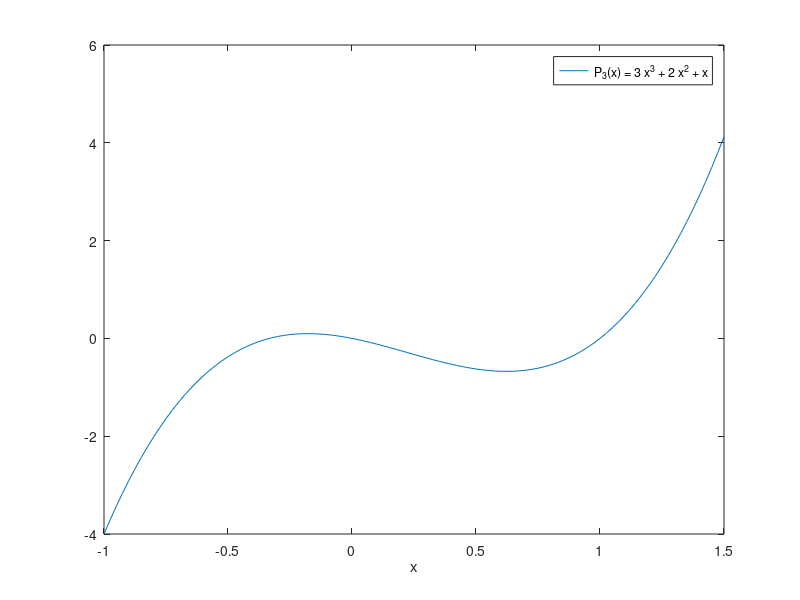
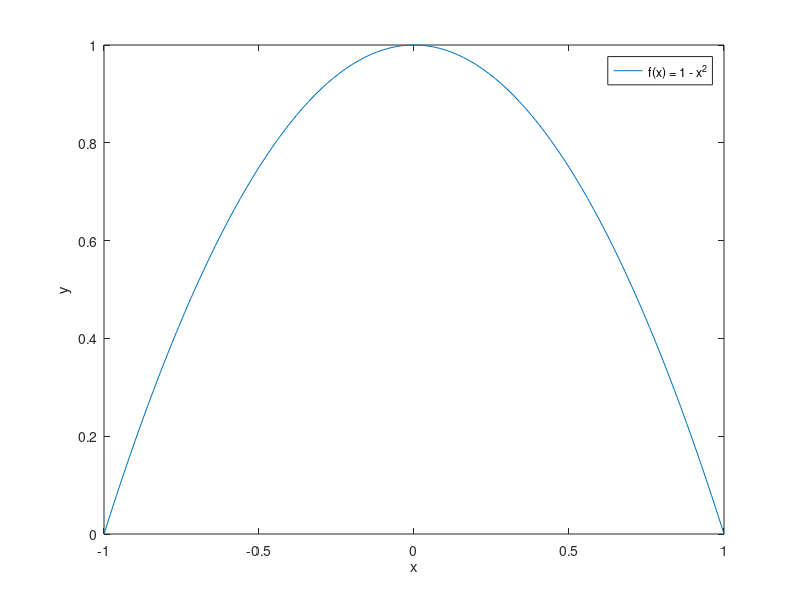
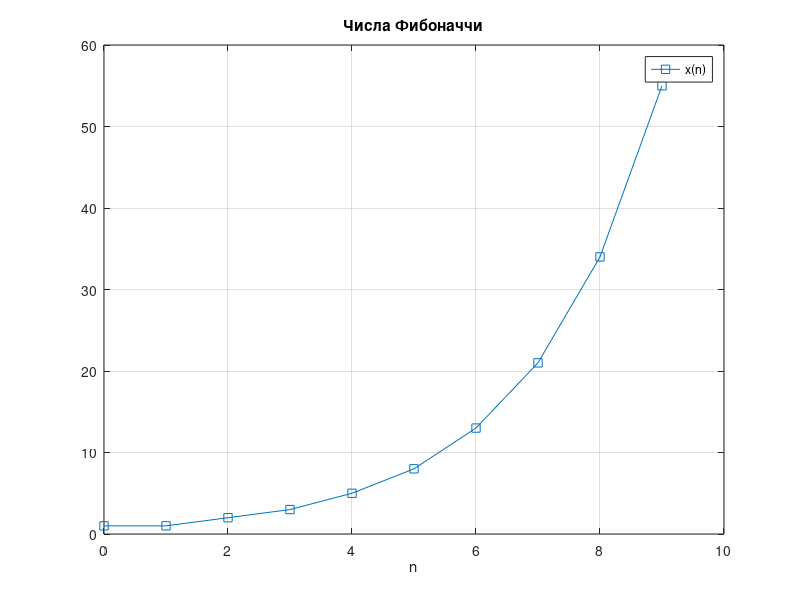
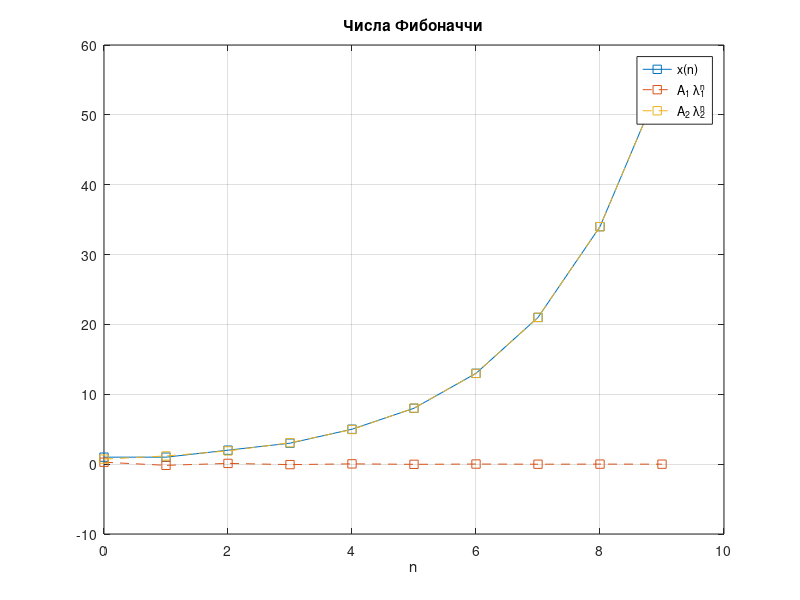

Recreate these plots in MATLAB, in order.
%% Введение в Matlab
% Семинар №1,
% 8 сентября 2021г.

%% Контакты
% *Александр Андреевич Шемендюк* , аспирант _Университета Лозанны_
% 
% |email| : alex.shemendyuk@gmail.com
% 
% |Telegram group 1| : <https://t.me/joinchat/7Z-aSaJibahlYTM0>
% 
% |Telegram group 2| : <https://t.me/joinchat/_GwyE8FqVKZlOThk>
% 

%% Установка Матлаба
% 
% Информация по *установке* Матлаба для студентов НИУ ВШЭ доступна по ссылке:
% <https://www.hse.ru/ma/finmarket/blackboard/379023917.html>
% 
% *Шпаргалки* (CheatSheats) по Матлабу: 
% <https://hub.exponenta.ru/post/shpargalka-po-bazovym-funktsiyam-matlab414 на русском>, 
% <https://www.mathworks.com/matlabcentral/fileexchange/47533-cheatsheet-pdf на английском>.

%% Запуск и настройка
% Настройки Матлаба досупны в разделе Preferences.
% 
% <<../Figures/fig1_preferences_find.PNG>>
% 
% Самые практичные разделы: 
% 
% # *Display* : для удобного отображения окна с кодом
% # *Fonts* : для изменение размера шрифта
% 
% <<../Figures/fig2_preferences_suggested.PNG>>
% 
%% Переменные и операции над ними
% Создадим две переменные и проведем некоторые операции над ними.
a = 2; % Этот знак используется для комментариев
b = pi; % Число $\pi$

a + b
b/a
sqrt(a)
disp(a^5)

%%
% Используйте команду |clear| , чтобы удалить все переменные из рабочего
% пространства ( _Workspace_ ).
whos    % Отобразяться все доступные переменные
clear   % или можно: clear all
whos    % Переменных больше нет, отображаться нечему

%% 
% Команда |clc| очищает коммандное окно ( _Command Window_ )
clc

%% Комплексные числа
% *Инициализация* комплексных чисел
z_1 = complex(2, 3) % Re(z_1) = 2, Im(z_1) = 3
z_2 = 3 + 4i
z_3 = 2*exp(1i * pi/3)

%%
% *Модуль* и *аргумент* комплексного числа

% num2str(z) -- трансформирует число z в формат "строка"
disp(['Модуль z_3: ' num2str(abs(z_3))])
disp(['Аргумент z_3: ' num2str(angle(z_3))])
disp(['pi/3 = ' num2str(pi/3)])

%% График многочлена
% Пусть задан многочлен степени $n$
% 
% $$P_n(x) = p_n x^n + p_{n-1} x^{n-1} + \ldots + p_1 x + p_0,$$
% 
% где $a_1 \neq 0$, см.
% <https://www.mathworks.com/help/releases/R2020b/matlab/math/create-and-evaluate-polynomials.html создание и вычисление многочленов>.
% Необходимо построить его график на заднном сегменте $X \subset R$.
% 
% Рассмотрим $P_3(x) = 3 x^3 + 2 x^2 + x$ на отрезке $X = [-1, 1.5]$. Для
% этого создадим равномерную сетку |х| (т.е. с постоянным шагом) от -1 до
% 1.5 используя
% <https://www.mathworks.com/help/releases/R2020b/matlab/ref/linspace.html
% linspace>, и вычислим значения многочлена в каждой из этих точек с
% помощью <https://www.mathworks.com/help/releases/R2020b/matlab/ref/polyval.html polyval>.

p = [3 -2 -1 0];                % задаем коэффициенты многочлена
x = linspace(-1, 1.5, 101);     % linspace(from, to, num_of_points)
P = polyval(p, x);              % polyval(polynomial, at_what_points)

figure(1);      % Открываем окно, в котором будем рисовать график
plot(x, P);     % Рисуем линию
xlabel('x');    % Подпись к оси ОХ
legend('P_3(x) = 3 x^3 + 2 x^2 + x'); % Добавляем легенду

%%
% *Замечание:* коэффициенты многочлена могут быть комплексные. Найдем корни
% многочлена $P_2(z) = z^2 -2i z + 3$ с помощью функции 
% <https://www.mathworks.com/help/releases/R2020b/matlab/ref/roots.html roots>.
p = [1 -2i 3];
z = roots(p)
sum(z)  % Сумма всех элементов
prod(z) % Произведение всех элементов

%% График произвольной функции
% Требуется построить график заданной функции $f(x)$ (пусть она непрерывна на
% множестве $X$).
% 
% В таких случаях мы таким же образом создаем сетку на множестве $X$ и
% вычисляем значения функции $f(x)$ в этих точках.
%
% Рассмотрим функцию $f(x) = 1 - x^2$ на отрезке $[-1, 1]$.

x = linspace(-1, 1, 101);
f = 1 - x.^2;

figure(2);
plot(x, f);
xlabel('x'); ylabel('y');
legend('f(x) = 1 - x^2');

%% Числа Фибоначчи
% *Числа Фибоначчи* задаются реккурентным соотношением
% 
% $$x_{n+1} = x_n + x_{n-1}$$
% 
% и начальными условиями $x_0 = 1, \, x_1 = 1$ для $n = 0, 1, 2, \ldots$.
% 
% Построим график для первых 10 её членов.

n = 10;
x = nan(n, 1);      % Вектор столбец размера n, заполненный NaN (Not a Number)
x(1) = 1; x(2) = 1;
x(1:2) = 1;         % Аналогичный вариант присваивания

% Считаем 3, 4, ... члены последовательности по очереди
for i = 3 : n
    x(i) = x(i-1) + x(i-2);
end

figure(3);
plot(0:n-1, x, '-s');
grid on;                    % Добавим сетку на графике
xlabel('n');
legend('x(n)');
title('Числа Фибоначчи');   % Добавим заголовок к графику

%%
% Решение такого уравнения есть
% 
% $$x_n = A_1 \lambda_1^n + A_2 \lambda_2^n,$$
% 
% или же
% 
% $$x_n = \frac{5-\sqrt{5}}{10} \, \left(\frac{1 - \sqrt{5}}{2}\right)^n + \frac{5+\sqrt{5}}{10} \, \left(\frac{1 + \sqrt{5}}{2}\right)^n$$
% 
% Добавим на график эти два слагаемых

lam1 = .5*(1 - sqrt(5));
lam2 = .5*(1 + sqrt(5));
A1 = (5 - sqrt(5))/10;
A2 = (5 + sqrt(5))/10;

figure(4);
plot(0:n-1, x, '-s');
grid on;        % Добавим сетку на графике
xlabel('n');
hold on;        % Зафиксируем линии, которые уже построены
plot(0:n-1, A1*lam1.^(0:n-1), '--s');
plot(0:n-1, A2*lam2.^(0:n-1), '--s');
hold off;       % Уберем фиксацию
legend('x(n)', 'A_1 \lambda_1^n', 'A_2 \lambda_2^n');
title('Числа Фибоначчи');

